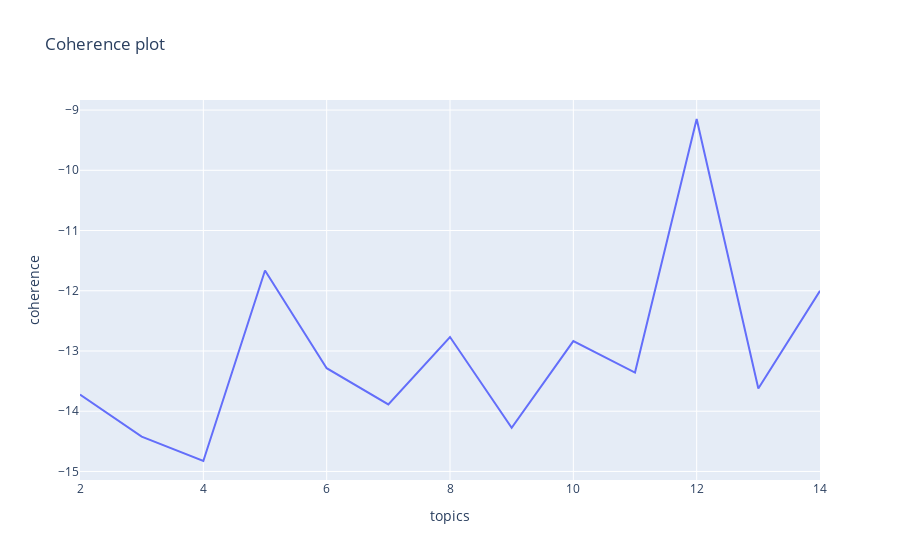

Notebook source saved alongside this figure:
### Code cell
fig = px.line(pre_ts_df, x='topics', y='coherence', title='Coherence plot')
fig.show()

### Figure 1 — Plotly figure (JSON) as saved in the notebook; plotly's stock layout.template omitted (floating-point values rounded to 4 significant figures)
{"data": [{"hovertemplate": "topics=%{x}<br>coherence=%{y}<extra></extra>", "legendgroup": "", "line": {"color": "#636efa", "dash": "solid"}, "marker": {"symbol": "circle"}, "mode": "lines", "name": "", "orientation": "v", "showlegend": false, "type": "scatter", "x": [2, 3, 4, 5, 6, 7, 8, 9, 10, 11, 12, 13, 14], "xaxis": "x", "y": [-13.72, -14.42, -14.83, -11.66, -13.29, -13.89, -12.77, -14.27, -12.84, -13.36, -9.148, -13.62, -12.0], "yaxis": "y"}], "layout": {"legend": {"tracegroupgap": 0}, "title": {"text": "Coherence plot"}, "xaxis": {"anchor": "y", "domain": [0, 1], "title": {"text": "topics"}}, "yaxis": {"anchor": "x", "domain": [0, 1], "title": {"text": "coherence"}}}}
